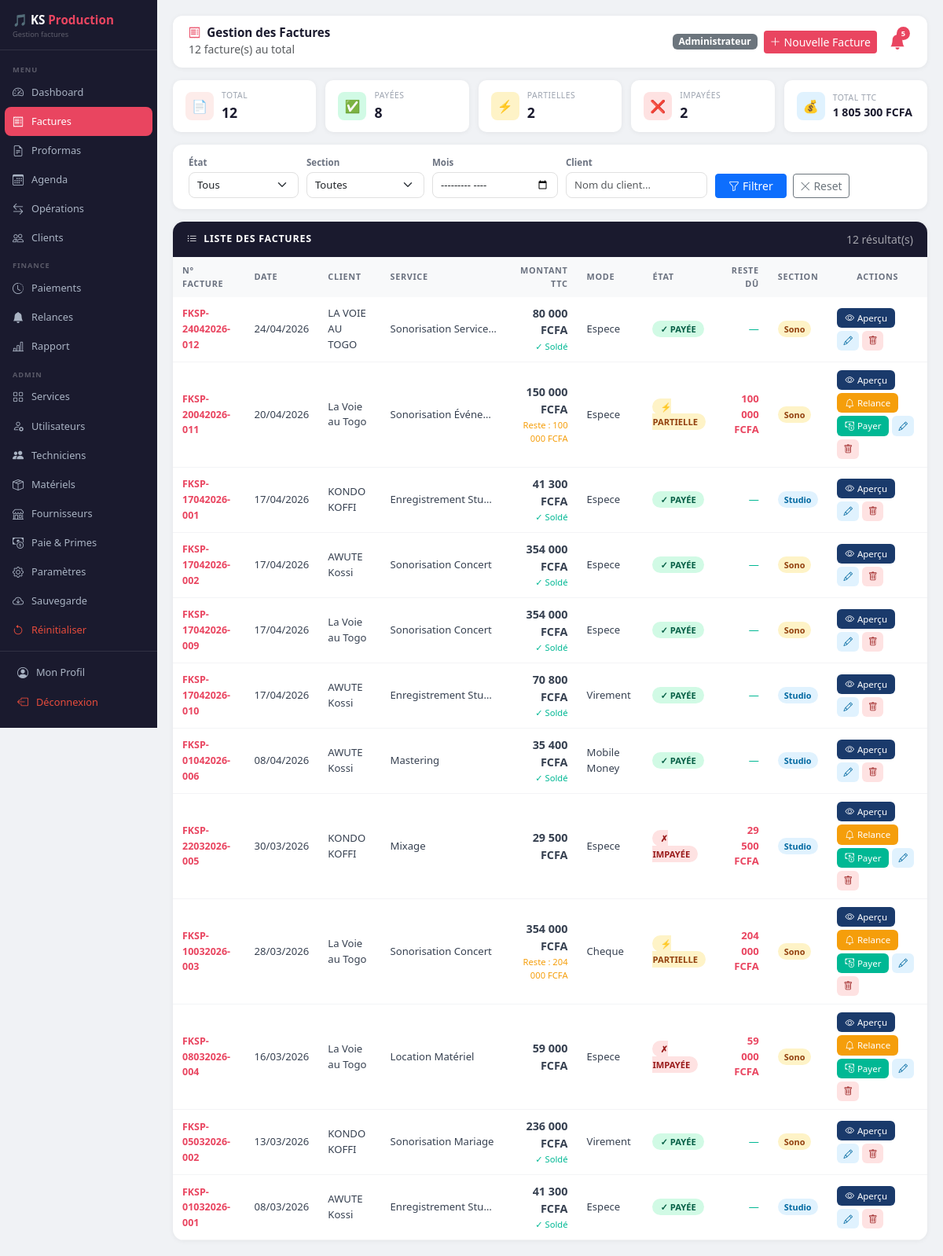
Screenshot of /factures (signed in) with the database file from the repository.
### database.py (models this page shows)
class Facture(db.Model):
    __tablename__  = 'factures'
    id             = db.Column(db.Integer, primary_key=True)
    numero         = db.Column(db.String(30), unique=True, nullable=False)
    date           = db.Column(db.DateTime, default=datetime.now)
    nom_client     = db.Column(db.String(100), nullable=False)
    service        = db.Column(db.String(200), nullable=False)
    montant_ttc    = db.Column(db.Float, nullable=False)
    mode_paiement  = db.Column(db.String(50))
    etat_paiement  = db.Column(db.String(20), default='Non Payer')
    type_operation = db.Column(db.String(20), default='Recettes')
    categorie      = db.Column(db.String(20), default='Facture')
    section        = db.Column(db.String(50))
    cree_par       = db.Column(db.String(50))
    montant_paye   = db.Column(db.Float, default=0)
    reste_du       = db.Column(db.Float, default=0)

### app.py (the view)
@app.route('/factures')
def liste_factures():
    if 'username' not in session:
        return redirect(url_for('login'))
    from sqlalchemy import func
    filtre_etat    = request.args.get('etat', '')
    filtre_section = request.args.get('section', '')
    filtre_mois    = request.args.get('mois', '')
    filtre_client  = request.args.get('client', '')
    toutes = Facture.query.filter(Facture.type_operation != 'Proforma')                          .order_by(Facture.date.desc()).all()
    factures = toutes
    if filtre_etat:    factures = [f for f in factures if f.etat_paiement == filtre_etat]
    if filtre_section: factures = [f for f in factures if f.section == filtre_section]
    if filtre_client:  factures = [f for f in factures if filtre_client.lower() in (f.nom_client or '').lower()]
    total_ttc = sum(f.montant_ttc for f in factures)
    return render_template('factures.html',
        username=session['username'], role=session['role'],
        factures=factures, nb_factures=len(factures),
        nb_payees=sum(1 for f in toutes if f.etat_paiement == 'Payer'),
        nb_partielles=sum(1 for f in toutes if f.etat_paiement == 'Partiel'),
        nb_impayees=sum(1 for f in toutes if f.etat_paiement == 'Non Payer'),
        total_ttc=f"{total_ttc:,.0f}".replace(',', ' '),
        filtre_etat=filtre_etat, filtre_section=filtre_section,
        filtre_mois=filtre_mois, filtre_client=filtre_client,
        clients=Client.query.all(),
        services_list=Service.query.filter_by(actif=True).order_by(Service.section, Service.libelle).all(),
        numero_auto=generer_numero_facture('FKSP'),
    )

### app.py (called while the page is built)
def generer_numero_facture(prefix='FKSP'):
    now      = datetime.now()
    date_str = now.strftime('%d%m%Y')
    annee    = now.strftime('%Y')
    nb = Facture.query.filter(
        Facture.numero.like(f'{prefix}-____{annee}-%')
    ).count() + 1
    numero = f"{prefix}-{date_str}-{nb:03d}"
    while Facture.query.filter_by(numero=numero).first():
        nb += 1
        numero = f"{prefix}-{date_str}-{nb:03d}"
    return numero

### templates/factures.html (shortened to what this page needs)
<!DOCTYPE html>
<html lang="fr">
<head>
    <link href="https://cdn.jsdelivr.net/npm/bootstrap@5.3.0/dist/css/bootstrap.min.css" rel="stylesheet">
    <link href="https://cdn.jsdelivr.net/npm/bootstrap-icons@1.10.5/font/bootstrap-icons.css" rel="stylesheet">
</head>
<body>
<div class="sidebar">
    <div class="brand">🎵 KS <span>Production</span><small>Gestion factures</small></div>
    <nav>
        <div class="nav-section">Menu</div>
        <a href="/dashboard" class="nav-link"><i class="bi bi-speedometer2"></i> Dashboard</a>
        <a href="/factures" class="nav-link active"><i class="bi bi-receipt"></i> Factures</a>
        <a href="/proformas" class="nav-link"><i class="bi bi-file-earmark-text"></i> Proformas</a>
        <a href="/agenda" class="nav-link"><i class="bi bi-calendar3"></i> Agenda</a>
        <a href="/operations" class="nav-link"><i class="bi bi-arrow-left-right"></i> Opérations</a>
        <a href="/clients" class="nav-link"><i class="bi bi-people"></i> Clients</a>
        <div class="nav-section">Finance</div>
        <a href="/paiements" class="nav-link"><i class="bi bi-clock-history"></i> Paiements</a>
        <a href="/relances" class="nav-link"><i class="bi bi-bell-fill"></i> Relances</a>
        <a href="/rapport" class="nav-link"><i class="bi bi-bar-chart-line"></i> Rapport</a>
        {% if role == 'Administrateur' %}
        <div class="nav-section">Admin</div>
        <a href="/services" class="nav-link"><i class="bi bi-grid"></i> Services</a>
        <a href="/utilisateurs" class="nav-link"><i class="bi bi-person-gear"></i> Utilisateurs</a>
        <a href="/techniciens" class="nav-link"><i class="bi bi-people-fill"></i> Techniciens</a>
        <a href="/materiels" class="nav-link"><i class="bi bi-box-seam"></i> Matériels</a>
        <a href="/fournisseurs" class="nav-link"><i class="bi bi-shop"></i> Fournisseurs</a>
        <a href="/paie" class="nav-link"><i class="bi bi-cash-coin"></i> Paie & Primes</a>
        <a href="/parametres" class="nav-link"><i class="bi bi-gear"></i> Paramètres</a>
        <a href="/sauvegarde" class="nav-link"><i class="bi bi-cloud-arrow-down"></i> Sauvegarde</a>
        <a href="/reinitialiser" class="nav-link" style="color:#e74c3c;"><i class="bi bi-arrow-counterclockwise"></i> Réinitialiser</a>
        {% endif %}
    </nav>
    <div class="sidebar-footer">
        <a href="/profil" class="nav-link"><i class="bi bi-person-circle"></i> Mon Profil</a>
        <a href="/logout" class="nav-link" style="color:#e74c3c;"><i class="bi bi-box-arrow-left"></i> Déconnexion</a>
    </div>
</div>
<div class="main-content">
    <div class="topbar">
        <div>
            <h5><i class="bi bi-receipt me-2" style="color:var(--ks-accent);"></i>Gestion des Factures</h5>
            <small class="text-muted">{{ nb_factures }} facture(s) au total</small>
        </div>
        <div class="d-flex gap-2 align-items-center">
            <span class="badge bg-secondary">{{ role }}</span>
            {% if role != 'Lecture seule' %}
            <button class="btn btn-sm btn-ks" data-bs-toggle="modal" data-bs-target="#modalNouvelleFacture">
                <i class="bi bi-plus-lg me-1"></i>Nouvelle Facture
            </button>
            {% endif %}
            <div class="position-relative">
                <button id="btnCloche" onclick="toggleAlertes()"
                        style="background:none; border:none; cursor:pointer; position:relative; padding:4px 8px;">
                    <i class="bi bi-bell-fill" style="font-size:1.25rem; color:#6b7280;" id="iconeCloche"></i>
                    <span id="badgeAlertes"
                          style="display:none; position:absolute; top:0px; right:2px;
                                 background:#e94560; color:#fff; border-radius:50%;
                                 width:17px; height:17px; font-size:.58rem; font-weight:700;
                                 align-items:center; justify-content:center; line-height:1;">0</span>
                </button>
            </div>
        </div>
    </div>
    <div class="stats-row">
        <div class="stat-mini">
            <div class="ico" style="background:#fdecea;">📄</div>
            <div><div class="lbl">Total</div><div class="val">{{ nb_factures }}</div></div>
        </div>
        <div class="stat-mini">
            <div class="ico" style="background:#d1fae5;">✅</div>
            <div><div class="lbl">Payées</div><div class="val">{{ nb_payees }}</div></div>
        </div>
        <div class="stat-mini">
            <div class="ico" style="background:#fef3c7;">⚡</div>
            <div><div class="lbl">Partielles</div><div class="val">{{ nb_partielles }}</div></div>
        </div>
        <div class="stat-mini">
            <div class="ico" style="background:#fee2e2;">❌</div>
            <div><div class="lbl">Impayées</div><div class="val">{{ nb_impayees }}</div></div>
        </div>
        <div class="stat-mini">
            <div class="ico" style="background:#e0f2fe;">💰</div>
            <div><div class="lbl">Total TTC</div><div class="val" style="font-size:.88rem;">{{ total_ttc }} FCFA</div></div>
        </div>
    </div>
    <form method="GET" action="/factures">
        <div class="filter-bar">
            <div>
                <div class="form-label">État</div>
                <select name="etat" class="form-select" style="width:140px;">
                    <option value="">Tous</option>
                </select>
            </div>
            <div>
                <div class="form-label">Section</div>
                <select name="section" class="form-select" style="width:150px;">
                    <option value="">Toutes</option>
                </select>
            </div>
            <div>
                <div class="form-label">Mois</div>
                <input type="month" name="mois" class="form-control" style="width:160px;" value="{{ filtre_mois }}">
            </div>
            <div>
                <div class="form-label">Client</div>
                <input type="text" name="client" class="form-control" style="width:180px;" placeholder="Nom du client..." value="{{ filtre_client }}">
            </div>
            <div class="d-flex gap-2">
                <button type="submit" class="btn btn-primary btn-sm px-3"><i class="bi bi-funnel me-1"></i>Filtrer</button>
                <a href="/factures" class="btn btn-outline-secondary btn-sm"><i class="bi bi-x-lg"></i> Reset</a>
            </div>
        </div>
    </form>
    <div class="table-card">
        <div class="table-head">
            <span><i class="bi bi-list-ul me-2"></i>Liste des factures</span>
            <small style="opacity:.6;">{{ nb_factures }} résultat(s)</small>
        </div>
        <div class="table-responsive">
            <table class="fac-table">
                <thead>
                    <tr>
                        <th>N° Facture</th><th>Date</th><th>Client</th><th>Service</th>
                        <th class="text-end">Montant TTC</th><th>Mode</th><th>État</th>
                        <th class="text-end">Reste dû</th><th>Section</th><th class="text-center">Actions</th>
                    </tr>
                </thead>
                <tbody>
                    {% for f in factures %}
                    <tr>
                        <td><strong style="color:var(--ks-accent); font-size:.78rem;">{{ f.numero }}</strong></td>
                        <td>{{ f.date.strftime('%d/%m/%Y') }}</td>
                        <td>{{ f.nom_client }}</td>
                        <td style="max-width:160px; white-space:nowrap; overflow:hidden; text-overflow:ellipsis;">{{ f.service }}</td>
                        <td class="text-end">
                            <div style="font-weight:800; font-size:.9rem;">{{ "{:,.0f}".format(f.montant_ttc).replace(',', ' ') }} FCFA</div>
                            {% if f.etat_paiement == 'Partiel' %}
                            <div style="font-size:.7rem; color:#f59e0b; margin-top:2px;">
                                Reste : {{ "{:,.0f}".format(f.reste_du).replace(',', ' ') }} FCFA
                            </div>
                            {% elif f.etat_paiement == 'Payer' %}
                            <div style="font-size:.7rem; color:#00b894; margin-top:2px;">✓ Soldé</div>
                            {% endif %}
                        </td>
                        <td>{{ f.mode_paiement }}</td>
                        <td>
                            {% if f.etat_paiement == 'Payer' %}<span class="badge-payee">✓ PAYÉE</span>
                            {% elif f.etat_paiement == 'Partiel' %}<span class="badge-partielle">⚡ PARTIELLE</span>
                            {% else %}<span class="badge-impayee">✗ IMPAYÉE</span>{% endif %}
                        </td>
                        <td class="text-end">
                            {% if f.reste_du > 0 %}<span style="color:var(--ks-accent); font-weight:700;">{{ "{:,.0f}".format(f.reste_du).replace(',', ' ') }} FCFA</span>
                            {% else %}<span style="color:var(--ks-green);">—</span>{% endif %}
                        </td>
                        <td>
                            {% if f.section == 'Studio' %}<span class="badge-studio">Studio</span>
                            {% elif f.section == 'Sonorisation' %}<span class="badge-sono">Sono</span>
                            {% else %}{{ f.section or '—' }}{% endif %}
                        </td>
                        <td>
                            <div class="actions-wrap">
                                <button onclick="ouvrirApercu('factures/apercu/{{ f.id }}', 'Aperçu Facture')" class="btn-apercu"><i class="bi bi-eye"></i> Aperçu</button>
                                {% if f.etat_paiement != 'Payer' %}
                                <button onclick="ouvrirApercu('relances/pdf/{{ f.id }}', 'Relance')"
                                   class="btn-apercu" style="background:#f59e0b;">
                                    <i class="bi bi-bell"></i> Relance
                                </button>
                                {% endif %}
                                {% if f.etat_paiement != 'Payer' and role != 'Lecture seule' %}
                                <a href="/factures/paiement/{{ f.id }}" class="btn-payer"><i class="bi bi-cash-coin"></i> Payer</a>
                                {% endif %}
                                {% if role != 'Lecture seule' %}
                                <button class="btn-edit" data-bs-toggle="modal" data-bs-target="#modalModifier"
                                        onclick="ouvrirModifier({{ f.id }}, '{{ f.nom_client }}', '{{ f.service }}', {{ f.montant_ttc }}, '{{ f.mode_paiement }}', '{{ f.etat_paiement }}', '{{ f.section }}')">
                                    <i class="bi bi-pencil"></i>
                                </button>
                                {% endif %}
                                {% if role == 'Administrateur' %}
                                <form method="POST" action="/factures/supprimer/{{ f.id }}" style="display:inline;"
                                      onsubmit="return confirm('Supprimer la facture {{ f.numero }} ?')">
                                    <button type="submit" class="btn-del"><i class="bi bi-trash"></i></button>
                                </form>
                                {% endif %}
                            </div>
                        </td>
                    </tr>
                    {% else %}
                    <tr><td colspan="10" class="empty-td">
                        <i class="bi bi-inbox" style="font-size:2rem; display:block; margin-bottom:8px;"></i>Aucune facture trouvée
                    </td></tr>
                    {% endfor %}
                </tbody>
            </table>
        </div>
    </div>
</div>
</body>
</html>

### rows the page displays
Facture: numero "FKSP-24042026-012", date "24/04/2026", nom_client "LA VOIE AU TOGO", service "Sonorisation Service…", montant_ttc "80 000", etat_paiement "✓ Soldé", mode_paiement "Espece", section "Sono"
Facture: numero "FKSP-20042026-011", date "20/04/2026", nom_client "La Voie au Togo", service "Sonorisation Événe…", montant_ttc "150 000", reste_du "100 000", mode_paiement "Espece", etat_paiement "⚡ PARTIELLE", section "Sono"
Facture: numero "FKSP-17042026-001", date "17/04/2026", nom_client "KONDO KOFFI", service "Enregistrement Stu…", montant_ttc "41 300", etat_paiement "✓ Soldé", mode_paiement "Espece", section "Studio"
Facture: numero "FKSP-17042026-002", date "17/04/2026", nom_client "AWUTE Kossi", service "Sonorisation Concert", montant_ttc "354 000", etat_paiement "✓ Soldé", mode_paiement "Espece", section "Sono"
Facture: numero "FKSP-17042026-009", date "17/04/2026", nom_client "La Voie au Togo", service "Sonorisation Concert", montant_ttc "354 000", etat_paiement "✓ Soldé", mode_paiement "Espece", section "Sono"
Facture: numero "FKSP-17042026-010", date "17/04/2026", nom_client "AWUTE Kossi", service "Enregistrement Stu…", montant_ttc "70 800", etat_paiement "✓ Soldé", mode_paiement "Virement", section "Studio"
Facture: numero "FKSP-01042026-006", date "08/04/2026", nom_client "AWUTE Kossi", service "Mastering", montant_ttc "35 400", etat_paiement "✓ Soldé", mode_paiement "Mobile Money", section "Studio"
Facture: numero "FKSP-22032026-005", date "30/03/2026", nom_client "KONDO KOFFI", service "Mixage", montant_ttc "29 500", mode_paiement "Espece", etat_paiement "✗ IMPAYÉE", reste_du "29 500", section "Studio"
Facture: numero "FKSP-10032026-003", date "28/03/2026", nom_client "La Voie au Togo", service "Sonorisation Concert", montant_ttc "354 000", reste_du "204 000", mode_paiement "Cheque", etat_paiement "⚡ PARTIELLE", section "Sono"
Facture: numero "FKSP-08032026-004", date "16/03/2026", nom_client "La Voie au Togo", service "Location Matériel", montant_ttc "59 000", mode_paiement "Espece", etat_paiement "✗ IMPAYÉE", reste_du "59 000", section "Sono"
Facture: numero "FKSP-05032026-002", date "13/03/2026", nom_client "KONDO KOFFI", service "Sonorisation Mariage", montant_ttc "236 000", etat_paiement "✓ Soldé", mode_paiement "Virement", section "Sono"
Facture: numero "FKSP-01032026-001", date "08/03/2026", nom_client "AWUTE Kossi", service "Enregistrement Stu…", montant_ttc "41 300", etat_paiement "✓ Soldé", mode_paiement "Espece", section "Studio"

### other values shown
{{ nb_factures }} "12"
{{ role }} "Administrateur"
{{ nb_payees }} "8"
{{ nb_partielles }} "2"
{{ nb_impayees }} "2"
{{ total_ttc }} "1 805 300"
